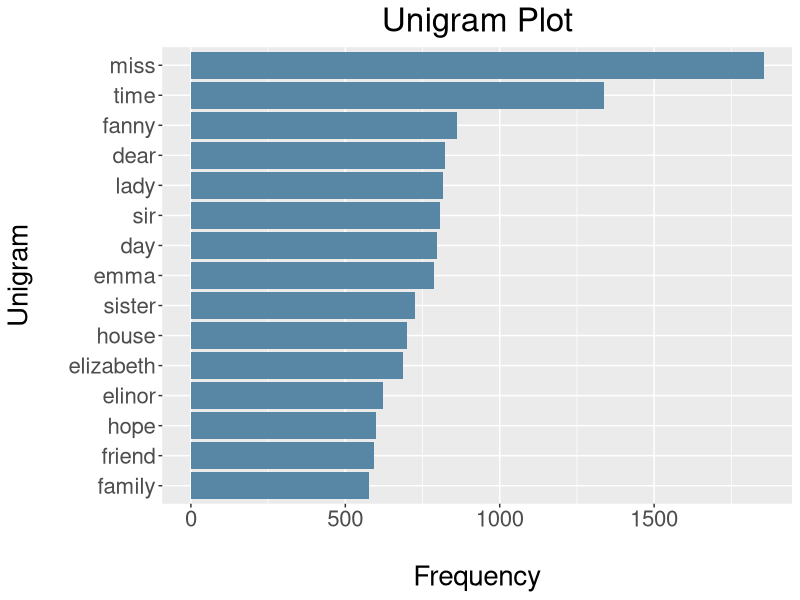
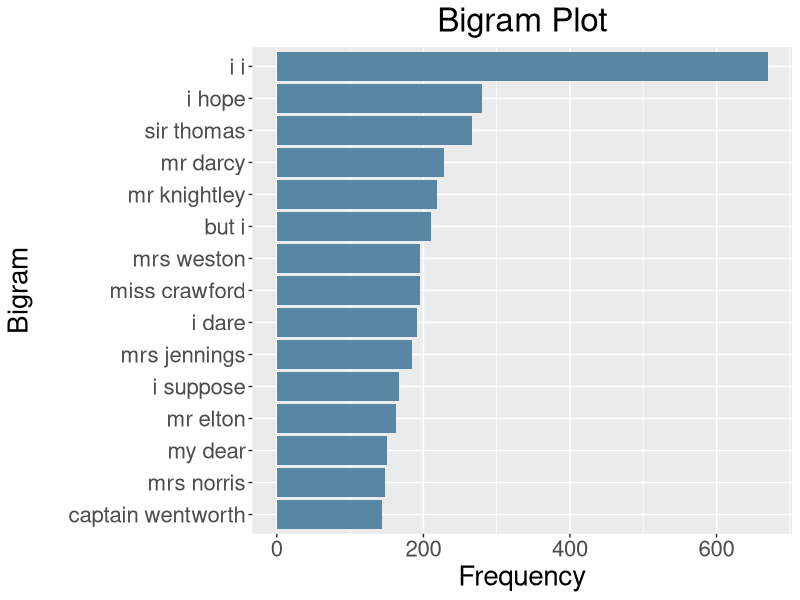

The R source for these figures, in order:
#Code to create functions that create unigrams and bigrams given a column of text
#built on R version 4.0.3 (2020-10-10)

#Libraries needed for these functions
.libPaths("C:/Program Files/R/R-4.0.3/library")
install.packages("dplyr")
install.packages("ggplot2")
install.packages("tidytext")
install.packages("tm")
install.packages("NLP")
library(dplyr) #Used for data manipulation/filtering
library(ggplot2) #Used for plotting n-grams output
library(tidytext)#Used for tokenization
library(tm) #Used for removing numbers and stopwords 
library(stringr)
install.packages("stringr")
install.packages("tm")
#[1] tidytext_0.3.0    dplyr_1.0.2     ggplot2_3.3.3     tm_0.7-8          NLP_0.2-1    


#Our first function, unigram, plots unigrams with numbers, and stopwords removed
unigram <- function(text_input, # should be a columm from a dataframe
                    plot = TRUE, # return a plot? TRUE by defult
                    occurence_filter=8,#unigram must occur this many times
                    amount_to_graph=15) # number of topics (8 by default)
{    
  # creates a temporary dataframe with a duplicate column of text
  column_one <- text_input
  column_one <- removeNumbers(column_one)
  column_one <- as.data.frame(column_one)
  colnames(column_one) <- c("column_one")
  text_df1 <- mutate(column_one, text= column_one)
  #Creates object unigram which has the unigrams and stopwords removed 
  unigram <- text_df1 %>% 
    mutate(line= row_number()) %>%
    unnest_tokens(word, text) %>% 
    anti_join(stop_words) %>% 
    count(word, sort = TRUE)%>%
    filter(n> occurence_filter) %>%
    mutate(word= reorder(word, n))
  #Now we have the code to plot the graph
  if(plot == TRUE){
    #Select the 15 most common unigrams
    unigram_plot <- unigram[0:amount_to_graph,]
    ggplot(data=unigram_plot, aes(word, n)) + geom_col(fill= "#5886a5") +
      coord_flip()+ xlab("Unigram\n") + ylab("\nFrequency") + 
      ggtitle("Unigram Plot") +  
      theme(plot.title = element_text(hjust = 0.5), text = element_text(size=20))
  }else{ 
    # if the user does not request a plot
    return(View(unigram))
  }
}

bigram <- function(text_input, # should be a column from a dataframe
                   plot = TRUE, # return a plot? TRUE by default
                   occurence_filter=8, #If a bigram occurs less than this 
                   #amount of times it is excluded
                   amount_to_graph=15) # number of bigrams to plot (15 by default)
{    
  # Removes stopwords, punctuation, and numbers from our dataframe 
  filtered_text <- text_input
  filtered_text <- removeNumbers(filtered_text)
  filtered_text <- removePunctuation(filtered_text)
  filtered_text <- removeWords(filtered_text, stop_words$word)
  #Creates a dataframe which our bigrams will be made on
  text_df1 <- as.data.frame(filtered_text)
  colnames(text_df1) <- c("column_one")
  text_df1 <- mutate(text_df1, text= column_one)
  #Creates object bigram with our bigrams and their count 
  bigram <- text_df1 %>%
    mutate(line= row_number()) %>%
    unnest_tokens(bigram, `text`, token = "ngrams", n = 2) %>%
    count(bigram, sort = TRUE)%>%
    filter(n>occurence_filter) %>%
    mutate(bigram= reorder(bigram, n))
  bigram <- na.omit(bigram)
  if(plot == TRUE){
    #Select the n most common bigrams (15 by default)
    bigram_plot <- bigram[0:amount_to_graph,]
    #Plots the 15 most common bigrams
    ggplot(data=bigram_plot, aes(bigram, n)) + geom_col(fill= "#5886a5") + 
      coord_flip()+ xlab("Bigram\n") + ylab("Frequency") + 
      ggtitle("Bigram Plot") + 
      theme(plot.title = element_text(hjust = 0.5), text = element_text(size=20))
  }else{ 
    # if the user does not request a plot
    return(View(bigram))
  }
}  


#Below is an example of how these functions can be easily used
library(janeaustenr) #loads in a library of Jane Auesten's work 
library(stringr) #Used to extract text for our example 

original_books <- austen_books() %>%
  group_by(book) %>%
  mutate(linenumber = row_number(), chapter = cumsum(str_detect(text, regex("^chapter [\\divxlc]",ignore_case = TRUE)))) %>%
  ungroup()
#Now we have a dataframe with a text field. Let's input the text field into our functions 
unigram(original_books$text)
bigram(original_books$text)
